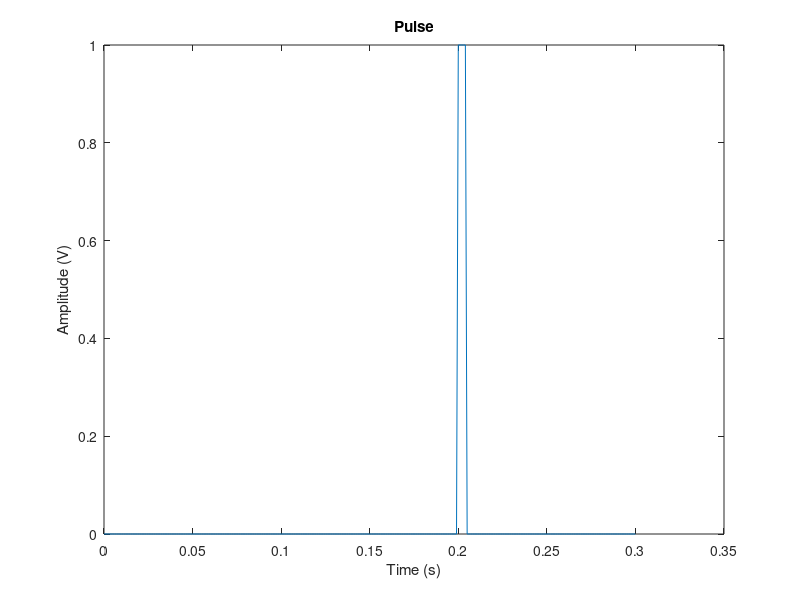

Write MATLAB code to recreate this figure. (Note: this script raises an error after producing the figure.)
clear; clc; close all;

t = 0:0.001:0.3;                % Time, sampling frequency : 1kHz
s = zeros(size(t));  
s = s(:);                       
s(201:205) = s(201:205) + 1;    % Pulse signal
plot(t,s);
title('Pulse');xlabel('Time (s)');ylabel('Amplitude (V)');

carrierFreq = 100e6;
wavelength = physconst('LightSpeed')/carrierFreq;

% uniform linear array (ULA) ，The array contains 10 isotropic antennas
ula = phased.ULA('NumElements',10,'ElementSpacing',wavelength/2);
ula.Element.FrequencyRange = [90e5 110e6];

% setting arrive Angle 
inputAngle = [45; 0];
x = collectPlaneWave(ula,s,inputAngle,carrierFreq);

% Create random number generator 
rs = RandStream.create('mt19937ar','Seed',2008);

% Add noise
noisePwr = .5;   % noise power 
noise = sqrt(noisePwr/2)*(randn(rs,size(x))+1i*randn(rs,size(x)));
rxSignal = x + noise;

subplot(211); 
plot(t,abs(rxSignal(:,1)));axis tight;
title('Pulse at Antenna 1');xlabel('Time (s)');ylabel('Magnitude (V)');
subplot(212);
plot(t,abs(rxSignal(:,2)));axis tight;
title('Pulse at Antenna 2');xlabel('Time (s)');ylabel('Magnitude (V)');

%% Phase Shift Beamformer
psbeamformer = phased.PhaseShiftBeamformer('SensorArray',ula,...
    'OperatingFrequency',carrierFreq,'Direction',inputAngle,...
    'WeightsOutputPort', true);

[yCbf,w] = psbeamformer(rxSignal);
% Plot the output
clf;
plot(t,abs(yCbf)); axis tight;
title('Output of Phase Shift Beamformer');
xlabel('Time (s)');ylabel('Magnitude (V)');

% Plot array response with weighting
pattern(ula,carrierFreq,-180:180,0,'Weights',w,'Type','powerdb',...
    'PropagationSpeed',physconst('LightSpeed'),'Normalize',false,...
    'CoordinateSystem','rectangular');
axis([-90 90 -60 0]);

nSamp = length(t);
s1 = 10*randn(rs,nSamp,1);
s2 = 10*randn(rs,nSamp,1);
% interference at 30 degrees and 50 degrees
interference = collectPlaneWave(ula,[s1 s2],[30 50; 0 0],carrierFreq);

noisePwr = 0.00001;   % noise power, 50dB SNR 
noise = sqrt(noisePwr/2)*(randn(rs,size(x))+1i*randn(rs,size(x)));

rxInt = interference + noise;                 % total interference + noise
rxSignal = x + rxInt;                % total received Signal

yCbf = psbeamformer(rxSignal);

plot(t,abs(yCbf)); axis tight;
title('Output of Phase Shift Beamformer With Presence of Interference');
xlabel('Time (s)');ylabel('Magnitude (V)');

% Define the MVDR beamformer
mvdrbeamformer = phased.MVDRBeamformer('SensorArray',ula,...
    'Direction',inputAngle,'OperatingFrequency',carrierFreq,...
    'WeightsOutputPort',true);

mvdrbeamformer.TrainingInputPort = true;

[yMVDR, wMVDR] = mvdrbeamformer(rxSignal,rxInt);

plot(t,abs(yMVDR)); axis tight;
title('Output of MVDR Beamformer With Presence of Interference');
xlabel('Time (s)');ylabel('Magnitude (V)');

pattern(ula,carrierFreq,-180:180,0,'Weights',wMVDR,'Type','powerdb',...
    'PropagationSpeed',physconst('LightSpeed'),'Normalize',false,...
    'CoordinateSystem','rectangular');
axis([-90 90 -80 20]);

hold on;   % compare to PhaseShift
pattern(ula,carrierFreq,-180:180,0,'Weights',w,...
    'PropagationSpeed',physconst('LightSpeed'),'Normalize',false,...
    'Type','powerdb','CoordinateSystem','rectangular');
hold off;
legend('MVDR','PhaseShift')